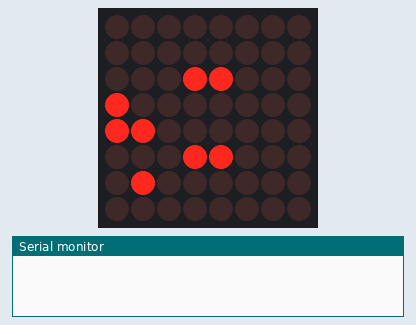
This sketch was run on a simulated Arduino Uno, built with avr-gcc and run on an emulated ATmega328P. On the bench: 8×8 LED matrix, the last lines printed to the serial monitor. Wiring (inferred from the names in the program): LED matrix (orientation assumed): rows pin 6, pin 11, pin 10, pin 3, A3, pin 4, pin 8, pin 9; columns pin 2, pin 7, A5, pin 5, pin 13, A4, pin 12, A2.

Above: at 0.1 s.
At 4.1 s:
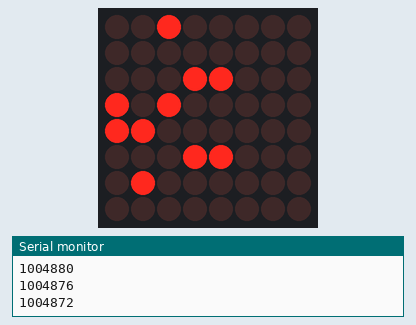
At 9.2 s:
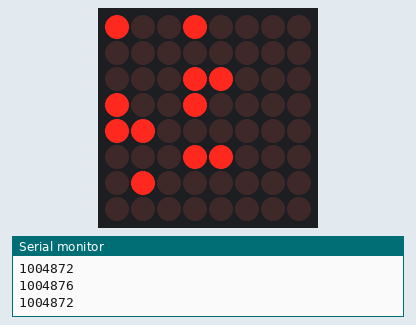
At 19.2 s:
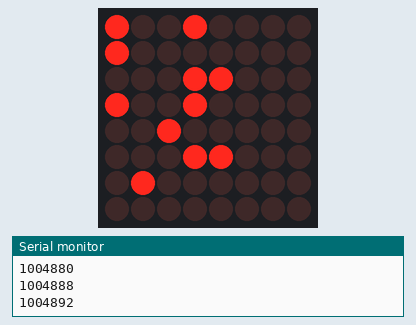
At 29.3 s:
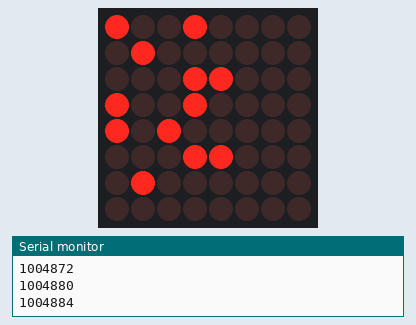
At 38.3 s:
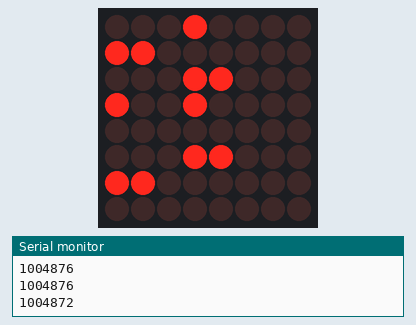

Measured:
- what the display in image 0 shows lasts 1.1 s, from 0.0 s to 1.1 s

The sketch:

Binary_Clock.ino
```cpp
// author eimon

#include <math.h>

// Rows and Columns
const int R[] = {2, 7, A5, 5, 13, A4, 12, A2};
const int C[] = {6, 11, 10, 3, A3, 4, 8, 9};

// Button
// Yellow +1 min (m2++)
const int yellowButton = 1;
int yellowPressed = 0;

unsigned char a[8][8] =
{
  0, 0, 0, 0, 0, 0, 0, 0,
  0, 0, 0, 0, 0, 0, 0, 0,
  0, 0, 0, 0, 0, 0, 0, 0,
  0, 0, 1, 0, 0, 1, 0, 0,
  0, 0, 1, 0, 0, 1, 0, 0,
  0, 0, 0, 0, 0, 0, 0, 0,
  0, 0, 0, 0, 0, 0, 0, 0,
  0, 0, 0, 0, 0, 0, 0, 0,
};

//starting hour - add manually (decimal)
unsigned int h1 = 0;
unsigned int h2 = 2;
// starting min - add manually (decimal)
unsigned int m1 = 3;
unsigned int m2 = 0;    // Add one less - when program begins counts +1 cause of the button
// starting sec - add manually (decimal)
unsigned int s1 = 0;
unsigned int s2 = 0;

void setup()
{
  // debug
  Serial.begin(9600);

  for (int i = 0; i < 8; i++)
  {
    pinMode(R[i], OUTPUT);
    pinMode(C[i], OUTPUT);
  }

  // Using pullup so external resistor not needed
  pinMode(yellowButton, INPUT_PULLUP);
}

void loop()
{
  // debug
  //unsigned long timeBegin = micros();
  //unsigned long timeEnd = timeBegin;

  // loop
  yellowPressed = digitalRead(yellowButton);
  if (yellowPressed == 1)
    m2++;

  manipulate_array();
  blink_a_sec();

  yellowPressed = 0;

  increase_values();

  // debug
  //timeEnd = micros();

  // program duration in millis
  //Serial.println((timeEnd - timeBegin)/1000);
}

void increase_values()
{
  s2++;
  if (s2 > 9)
  {
    if (h1 == 2 and h2 == 3 and m1 == 5 and m2 == 9 and s1 == 5)
    {
      h1 = 0; h2 = 0;
      m1 = 0; m2 = 0;
      s1 = 0; s2 = 0;
    }
    else
    {
      s1++;
      s2 = 0;
    }
  }
  if (s1 > 5)
  {
    m2++;
    s1 = 0;
  }
  if (m2 > 9)
  {
    m1++;
    m2 = 0;
  }
  if (m1 > 5)
  {
    h2++;
    m1 = 0;
  }
  if (h2 > 9)
  {
    h1++;
    h2 = 0;
  }
}

bool is_power_of_two(unsigned int x)
{
    return (x & (x - 1)) == 0;
}

void blink_a_sec()
{
  // a second
  unsigned long starttime = micros();
  unsigned long endtime = starttime;
  while ((endtime - starttime) <= 996000) // 1 000 000 - approx program delay
  {
    for (int c = 0; c < 8; c++)
    {
      digitalWrite(C[c], LOW);
      for (int r = 0; r < 8; r++)
      {
        digitalWrite(R[r], a[r][c]);
      }
      delay(1);
      Clear();
    }
    endtime = micros();
  }
  // a second passed

  // debug
  // function duration in micros
  //Serial.print("Func: ");
  Serial.println(endtime - starttime);
}

void Clear()
{
  for (int i = 0; i < 8; i++)
  {
    digitalWrite(R[i], LOW);
    digitalWrite(C[i], HIGH);
  }
}


int log_base_two(unsigned int x)
{
  return (int((log(x)/log(2))));
}

void max_value_two(unsigned int t, int c)
{
  if (t == 0)
    for (int r = 0; r < 8; r++)
      a[r][c] = 0;
  else if (is_power_of_two(t))
  {
    for (int r = 0; r < 8; r++)
      a[r][c] = 0;
    a[int(log_base_two(t))][c] = 1;
  }
}

void max_value_five(unsigned int t, int c)
{
  if (t == 0)
    for (int r = 0; r < 8; r++)
      a[r][c] = 0;
  else if (is_power_of_two(t))
  {
    for (int r = 0; r < 8; r++)
      a[r][c] = 0;
    a[int(log_base_two(t))][c] = 1;
  }
  else
  {
    switch(t)
    {
      case 3:
        for (int r = 0; r < 8; r++)
          a[r][c] = 0;
        a[1][c] = 1;
        a[0][c] = 1;
        break;
      case 5:
        for (int r = 0; r < 8; r++)
          a[r][c] = 0;
        a[2][c] = 1;
        a[0][c] = 1;
        break;
    }
  }
}

void max_value_nine(unsigned int t, int c)
{
  if (t == 0)
    for (int r = 0; r < 8; r++)
      a[r][c] = 0;
  else if (is_power_of_two(t))
  {
    for (int r = 0; r < 8; r++)
      a[r][c] = 0;
    a[int(log_base_two(t))][c] = 1;
  }
  else
  {
    switch(t)
    {
      case 3:
        for (int r = 0; r < 8; r++)
          a[r][c] = 0;
        a[1][c] = 1;
        a[0][c] = 1;
        break;
      case 5:
        for (int r = 0; r < 8; r++)
          a[r][c] = 0;
        a[2][c] = 1;
        a[0][c] = 1;
        break;
      case 6:
        for (int r = 0; r < 8; r++)
          a[r][c] = 0;
        a[2][c] = 1;
        a[1][c] = 1;
        break;
      case 7:
        for (int r = 0; r < 8; r++)
          a[r][c] = 0;
        a[2][c] = 1;
        a[1][c] = 1;
        a[0][c] = 1;
        break;
      case 9:
        for (int r = 0; r < 8; r++)
          a[r][c] = 0;
        a[3][c] = 1;
        a[0][c] = 1;
        break;
    }
  }
}

void manipulate_array()
{
  // hours
  // h1
  max_value_two(h1, 7);

  // h2
  max_value_nine(h2, 6);

  // minutes
  // m1
  max_value_five(m1, 4);

  // m2
  max_value_nine(m2, 3);

  // seconds
  // s1
  max_value_five(s1, 1);

  // s2
  max_value_nine(s2, 0);
}
```
